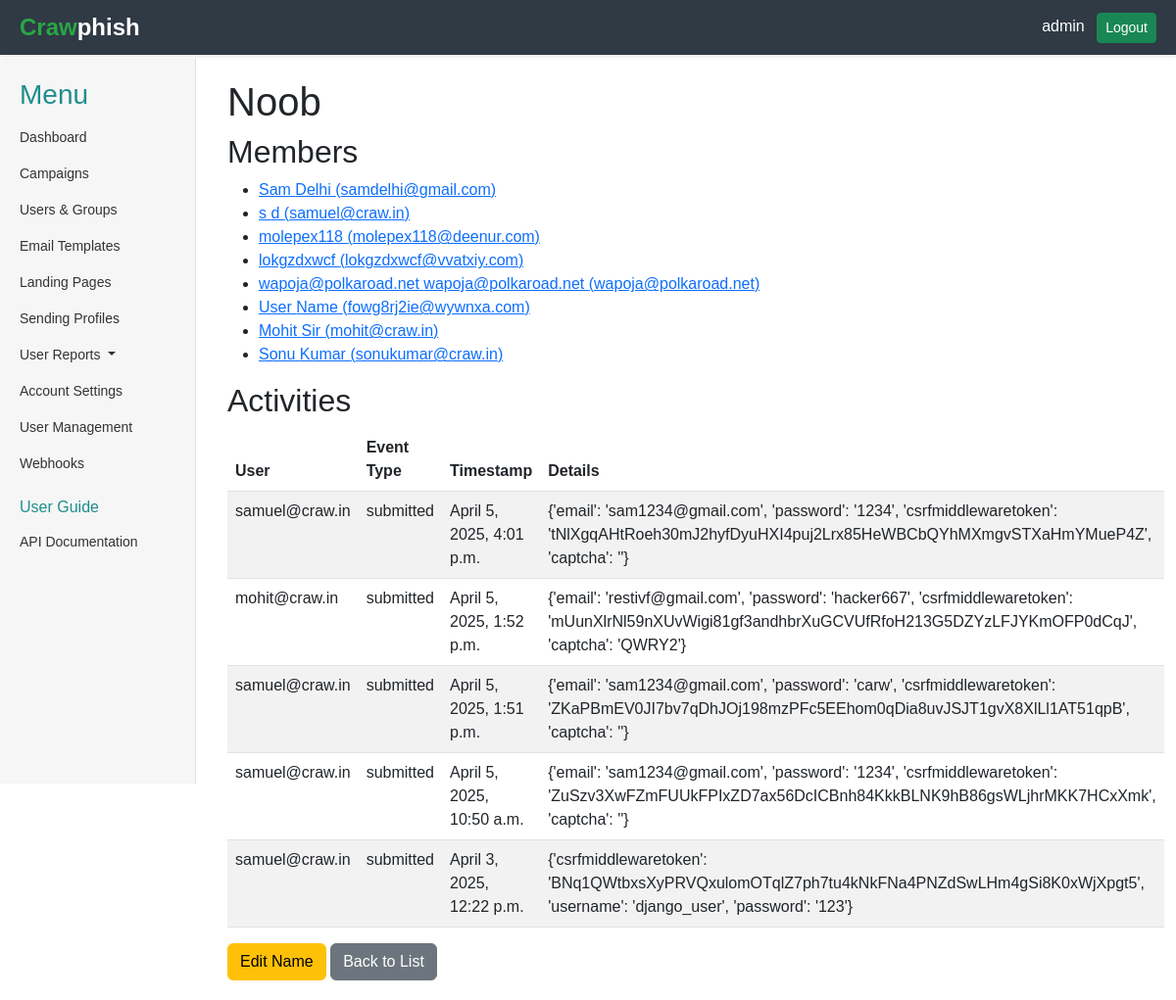
The app's page /clicker-groups/1/ (signed in) with its own data.
### core/models.py (models this page shows, shortened)
class User(AbstractUser):
    position = models.CharField(max_length=100, blank=True, null=True)
    api_key = models.CharField(max_length=100, blank=True, null=True)

class ClickerGroup(models.Model):
    name = models.CharField(max_length=100, unique=True)
    members = models.ManyToManyField('ExternalUser', related_name='clicker_groups')
    created_at = models.DateTimeField(auto_now_add=True)

class ExternalUser(models.Model):
    first_name = models.CharField(max_length=100, blank=True)
    last_name = models.CharField(max_length=100, blank=True)
    email = models.EmailField(unique=True)
    position = models.CharField(max_length=100, blank=True, null=True)
    created_at = models.DateTimeField(auto_now_add=True)
    updated_at = models.DateTimeField(auto_now=True)

class CampaignEvent(models.Model):
    EVENT_TYPES = (
        ('sent', 'Email Sent'),
        ('opened', 'Email Opened'),
        ('clicked', 'Link Clicked'),
        ('submitted', 'Data Submitted'),
        ('reported', 'Email Reported'),
    )
    campaign = models.ForeignKey(Campaign, on_delete=models.CASCADE, related_name='events')
    user = models.ForeignKey('ExternalUser', on_delete=models.CASCADE)
    event_type = models.CharField(max_length=20, choices=EVENT_TYPES)
    email_template = models.ForeignKey('EmailTemplate', on_delete=models.SET_NULL, null=True, blank=True)
    landing_page = models.ForeignKey('LandingPage', on_delete=models.SET_NULL, null=True, blank=True)
    timestamp = models.DateTimeField(auto_now_add=True)
    details = models.JSONField(default=dict, blank=True)

### core/views.py (the view)
# urls.py: path('clicker-groups/<int:pk>/', views.ClickerGroupDetailView.as_view(), name='clicker_group_detail'),
class ClickerGroupDetailView(LoginRequiredMixin, DetailView):
    model = ClickerGroup
    template_name = 'core/submitter_clicker/clicker_group_detail.html'
    context_object_name = 'group'
    def get_context_data(self, **kwargs):
        context = super().get_context_data(**kwargs)
        group = self.object
        members = group.members.all()
        activities = CampaignEvent.objects.filter(user__in=members).order_by('-timestamp')
        context['members'] = members
        context['activities'] = activities
        return context

### core/templates/core/submitter_clicker/clicker_group_detail.html (shortened to what this page needs)
{% extends 'core/base.html' %}
{% block content %}
<div class="container">
    <h1>{{ group.name }}</h1>
    <h2>Members</h2>
    <ul>
        {% for member in members %}
            <li>
                <a href="{% url 'core:user_report' member.id %}">{{ member.first_name }} {{ member.last_name }} ({{ member.email }})</a>
            </li>
        {% empty %}
            <li>No members yet.</li>
        {% endfor %}
    </ul>
    <h2>Activities</h2>
    <table class="table table-striped">
        <thead>
            <tr>
                <th>User</th>
                <th>Event Type</th>
                <th>Timestamp</th>
                <th>Details</th>
            </tr>
        </thead>
        <tbody>
            {% for activity in activities %}
            {% if activity.event_type == 'submitted' %}
                <tr>
                    <td>{{ activity.user.email }}</td>
                    <td>{{ activity.event_type }}</td>
                    <td>{{ activity.timestamp }}</td>
                    <td>{{ activity.details }}</td>
                </tr>
            {% endif %}
            {% empty %}
                <tr>
                    <td colspan="4">No activities yet.</td>
                </tr>
            {% endfor %}
        </tbody>
    </table>
    <a href="{% url 'core:clicker_group_edit' group.pk %}" class="btn btn-warning">Edit Name</a>
    <a href="{% url 'core:clicker_groups' %}" class="btn btn-secondary">Back to List</a>
</div>
{% endblock %}

### core/templates/core/base.html (shortened to what this page needs)
<!DOCTYPE html>
<html lang="en">
<head>
    <link rel="stylesheet" href="https://cdn.jsdelivr.net/npm/bootstrap-icons@1.11.1/font/bootstrap-icons.css">
    <link href="https://cdn.jsdelivr.net/npm/bootstrap@5.3.0/dist/css/bootstrap.min.css" rel="stylesheet">
</head>
<body>
    <div class="container-fluid">
        {% if request.user.is_authenticated %}
            <div class="header">
                <div class="logo">
                    <span style="color: #28a745;">Craw</span> phish
                </div>
                <div>
                    <span class="text-white me-2">{{ request.user.username }}</span>
                    <a href="{% url 'logout' %}" class="btn btn-success btn-sm">Logout</a>
                </div>
            </div>
        {% endif %}
        <div class="main-content-wrapper {% if not request.user.is_authenticated %}unauthenticated{% endif %}">
            {% if request.user.is_authenticated %}
                <div class="sidebar">
                    <h3 style="color: rgb(31, 141, 141);">Menu</h3>
                    <ul class="nav flex-column">
                        <li class="nav-item">
                            <a class="nav-link {% if request.resolver_match.url_name == 'dashboard' %}active{% endif %}" href="{% url 'core:dashboard' %}">Dashboard</a>
                        </li>
                        <li class="nav-item">
                            <a class="nav-link {% if request.resolver_match.url_name == 'campaigns' %}active{% endif %}" href="{% url 'core:campaigns' %}">Campaigns</a>
                        </li>
                        <li class="nav-item">
                            <a class="nav-link {% if request.resolver_match.url_name == 'users_groups' %}active{% endif %}" href="{% url 'core:users_groups' %}">Users & Groups</a>
                        </li>
                        <li class="nav-item">
                            <a class="nav-link {% if request.resolver_match.url_name == 'email_templates' %}active{% endif %}" href="{% url 'core:email_templates' %}">Email Templates</a>
                        </li>
                        <li class="nav-item">
                            <a class="nav-link {% if request.resolver_match.url_name == 'landing_pages' %}active{% endif %}" href="{% url 'core:landing_pages' %}">Landing Pages</a>
                        </li>
                        <li class="nav-item">
                            <a class="nav-link {% if request.resolver_match.url_name == 'sending_profiles' %}active{% endif %}" href="{% url 'core:sending_profiles' %}">Sending Profiles</a>
                        </li>
                        <li class="nav-item dropdown">
                            <a class="nav-link dropdown-toggle split" href="" id="userReportsDropdown" role="button" data-bs-toggle="dropdown" aria-expanded="false">
                              User Reports
                            </a>
                          </li>
                        <li class="nav-item">
                            <a class="nav-link {% if request.resolver_match.url_name == 'settings' %}active{% endif %}" href="{% url 'core:settings' %}">Account Settings</a>
                        </li>
                        {% if request.user.is_superuser %}
                            <li class="nav-item">
                                <a class="nav-link {% if request.resolver_match.url_name == 'user_management' %}active{% endif %}" href="{% url 'core:user_management' %}">User Management</a>
                            </li>
                        {% endif %}
                        <li class="nav-item">
                            <a class="nav-link {% if request.resolver_match.url_name == 'webhooks' %}active{% endif %}" href="{% url 'core:webhooks' %}">Webhooks</a>
                        </li>
                        <li class="nav-item">
                            <h6 style="color: rgb(31, 141, 141);" class="mt-3">User Guide</h6>
                        </li>
                        <li class="nav-item">
                            <a class="nav-link" href="#">API Documentation</a>
                        </li>
                    </ul>
                </div>
            {% endif %}
            <div class="main-content {% if not request.user.is_authenticated %}unauthenticated{% endif %}">
                {% block content %}{% endblock %}
            </div>
        </div>
    </div>
</body>
</html>

### core/templates/core/base.html (style rules this page uses)
body { margin: 0; font-family: Arial, sans-serif; }
.container-fluid { padding: 0; min-height: 100vh; display: flex; flex-direction: column; }
.header { background-color: #2F3A44; color: white; padding: 10px 20px; display: flex; justify-content: space-between; align-items: center; width: 100%; box-shadow: 0 2px 4px rgba(0, 0, 0, 0.1); position: fixed; top: 0; left: 0; z-index: 1000; }
.header .logo { font-size: 24px; font-weight: bold; display: flex; align-items: center; }
.main-content-wrapper { display: flex; flex: 1; margin-top: 60px; }
.sidebar { width: 200px; background-color: #F5F6F5; padding: 20px; border-right: 1px solid #dee2e6; height: calc(100vh - 60px); position: fixed; top: 60px; left: 0; z-index: 999; }
.sidebar .nav-link { color: #333; padding: 8px 0; font-size: 14px; }
.main-content { flex: 1; margin-left: 200px; padding: 20px; }

### records on screen
User: user.username "admin"
ClickerGroup: name "Noob"
ExternalUser: first_name "Sam", last_name "Delhi", email "samdelhi@gmail.com"
ExternalUser: first_name "s", last_name "d", email "samuel@craw.in"
ExternalUser: first_name "molepex118", email "molepex118@deenur.com"
ExternalUser: first_name "lokgzdxwcf", email "lokgzdxwcf@vvatxiy.com"
ExternalUser: first_name "wapoja@polkaroad.net", last_name "wapoja@polkaroad.net", email "wapoja@polkaroad.net"
ExternalUser: first_name "User", last_name "Name", email "fowg8rj2ie@wywnxa.com"
ExternalUser: first_name "Mohit", last_name "Sir", email "mohit@craw.in"
ExternalUser: first_name "Sonu", last_name "Kumar", email "sonukumar@craw.in"
CampaignEvent: user.email "samuel@craw.in", event_type "submitted", timestamp "April 5, 2025, 4:01 p.m.", details "{'email': 'sam1234@gmail.com', 'password': '1234', 'csrfmiddlewaretoken': 'tNlXgqAHtRoeh30mJ2hyfDyuHXI4puj2Lrx85HeWBCbQYhMXmgvSTXaHmYMueP4Z', 'captcha': ''}"
CampaignEvent: user.email "mohit@craw.in", event_type "submitted", timestamp "April 5, 2025, 1:52 p.m.", details "{'email': 'restivf@gmail.com', 'password': 'hacker667', 'csrfmiddlewaretoken': 'mUunXlrNl59nXUvWigi81gf3andhbrXuGCVUfRfoH213G5DZYzLFJYKmOFP0dCqJ', 'captcha': 'QWRY2'}"
CampaignEvent: user.email "samuel@craw.in", event_type "submitted", timestamp "April 5, 2025, 1:51 p.m.", details "{'email': 'sam1234@gmail.com', 'password': 'carw', 'csrfmiddlewaretoken': 'ZKaPBmEV0JI7bv7qDhJOj198mzPFc5EEhom0qDia8uvJSJT1gvX8XlLl1AT51qpB', 'captcha': ''}"
CampaignEvent: user.email "samuel@craw.in", event_type "submitted", timestamp "April 5, 2025, 10:50 a.m.", details "{'email': 'sam1234@gmail.com', 'password': '1234', 'csrfmiddlewaretoken': 'ZuSzv3XwFZmFUUkFPIxZD7ax56DcICBnh84KkkBLNK9hB86gsWLjhrMKK7HCxXmk', 'captcha': ''}"
CampaignEvent: user.email "samuel@craw.in", event_type "submitted", timestamp "April 3, 2025, 12:22 p.m.", details "{'csrfmiddlewaretoken': 'BNq1QWtbxsXyPRVQxulomOTqlZ7ph7tu4kNkFNa4PNZdSwLHm4gSi8K0xWjXpgt5', 'username': 'django_user', 'password': '123'}"
